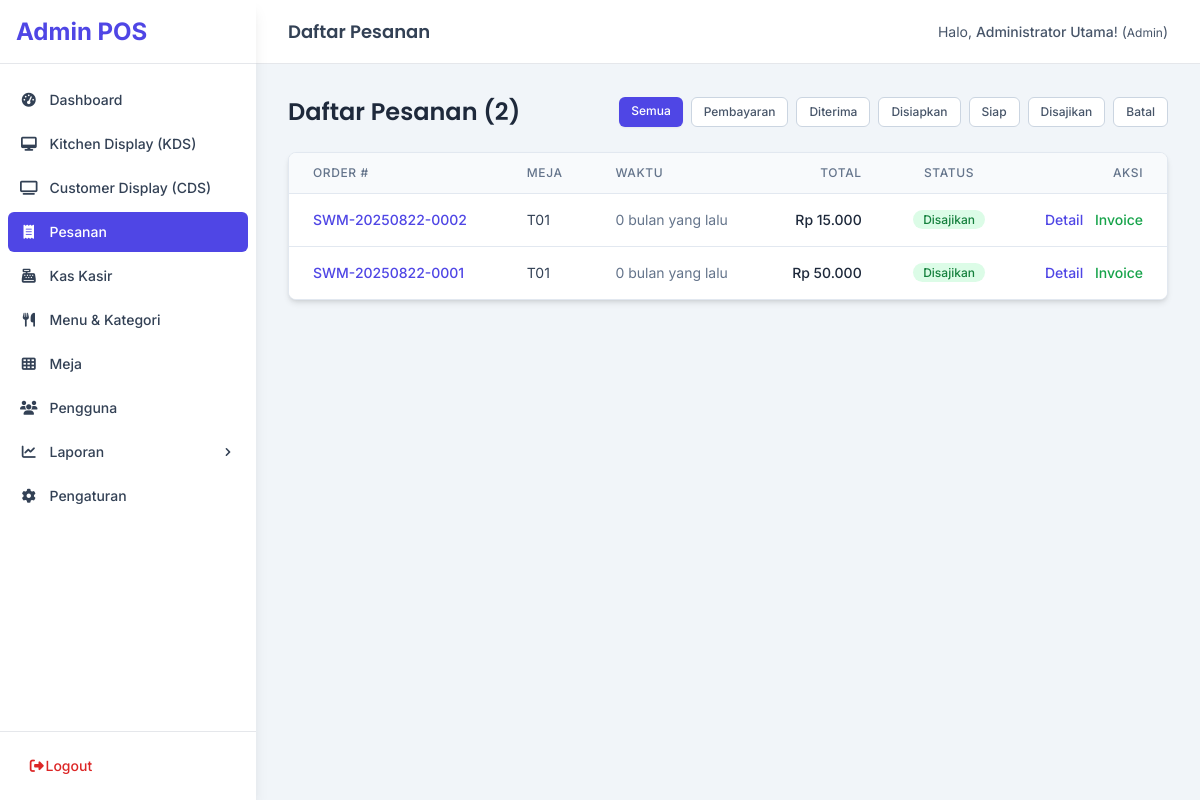
Page /admin/orders (signed in) on the committed database.
### tables this page shows
CREATE TABLE IF NOT EXISTS `orders` (
  `id` bigint(20) unsigned NOT NULL AUTO_INCREMENT,
  `table_id` int(10) unsigned NOT NULL COMMENT 'Relasi ke meja tempat pesanan dibuat',
  `order_number` varchar(100) NOT NULL COMMENT 'Nomor unik pesanan (e.g., STW-YYYYMMDD-NNN)',
  `total_amount` decimal(15,2) NOT NULL DEFAULT '0.00' COMMENT 'Total harga pesanan (dihitung dari order_items)',
  `status` varchar(25) NOT NULL DEFAULT 'pending_payment' COMMENT 'Status progres pesanan',
  `notes` text DEFAULT NULL COMMENT 'Catatan tambahan dari pelanggan untuk keseluruhan pesanan',
  `order_time` timestamp NOT NULL DEFAULT CURRENT_TIMESTAMP COMMENT 'Waktu pesanan dibuat',
  `created_at` timestamp DEFAULT CURRENT_TIMESTAMP,
  `updated_at` timestamp DEFAULT CURRENT_TIMESTAMP ON UPDATE CURRENT_TIMESTAMP,
  `shipping_cost` decimal(15,2) NOT NULL DEFAULT '0.00',
  `service_charge` decimal(15,2) NOT NULL DEFAULT '0.00',
  `mdr_service_fee` decimal(15,2) NOT NULL DEFAULT '0.00',
  `rounding` decimal(15,2) NOT NULL DEFAULT '0.00',
  `tax` decimal(15,2) NOT NULL DEFAULT '0.00',
  `other_revenue` decimal(15,2) NOT NULL DEFAULT '0.00',
  `purchase_promo` decimal(15,2) NOT NULL DEFAULT '0.00',
  `product_promo` decimal(15,2) NOT NULL DEFAULT '0.00',
  `complimentary` decimal(15,2) NOT NULL DEFAULT '0.00',
  `admin_fee` decimal(15,2) NOT NULL DEFAULT '0.00',
  `refunds` decimal(15,2) NOT NULL DEFAULT '0.00',
  `mdr_fee` decimal(15,2) NOT NULL DEFAULT '0.00',
  `commission` decimal(15,2) NOT NULL DEFAULT '0.00',
  PRIMARY KEY (`id`)  ,
  UNIQUE KEY `order_number` (`order_number`),
  KEY `fk_orders_tables_idx` (`table_id`),
  KEY `idx_orders_status` (`status`),
  KEY `idx_orders_order_time` (`order_time`),
  CONSTRAINT `fk_orders_tables` FOREIGN KEY (`table_id`) REFERENCES `tables` (`id`) ON UPDATE CASCADE
);

CREATE TABLE IF NOT EXISTS `tables` (
  `id` int(10) unsigned NOT NULL AUTO_INCREMENT,
  `table_number` varchar(50) NOT NULL COMMENT 'Nomor atau Nama Meja (e.g., T01, T02, VIP 1)',
  `qr_code_identifier` varchar(100) NOT NULL COMMENT 'Identifier unik untuk URL QR Code (bisa UUID atau random string)',
  `description` varchar(255) DEFAULT NULL COMMENT 'Deskripsi tambahan meja',
  `is_active` tinyint(1) NOT NULL DEFAULT '1' COMMENT 'Apakah meja ini aktif digunakan',
  `created_at` timestamp DEFAULT CURRENT_TIMESTAMP,
  `updated_at` timestamp DEFAULT CURRENT_TIMESTAMP ON UPDATE CURRENT_TIMESTAMP,
  PRIMARY KEY (`id`)  ,
  UNIQUE KEY `table_number` (`table_number`),
  UNIQUE KEY `qr_code_identifier` (`qr_code_identifier`),
  KEY `idx_tables_table_number` (`table_number`),
  KEY `idx_tables_qr_code_identifier` (`qr_code_identifier`)
);

### app/views/admin/orders/index.php (the view, shortened to what the rows shown need)
<?php
$orders = $orders ?? [];
$statusFilter = $statusFilter ?? 'all';
$totalOrders = $totalOrders ?? 0;
$statusClasses = [
    'pending_payment' => 'bg-orange-100 text-orange-700 animate-pulse',
    'received' => 'bg-blue-100 text-blue-700',
    'preparing' => 'bg-yellow-100 text-yellow-700',
    'ready' => 'bg-teal-100 text-teal-700',
    'served' => 'bg-green-100 text-green-700',
    'cancelled' => 'bg-red-100 text-red-700',
];
$statusTexts = [
    'pending_payment' => 'Pembayaran',
    'received' => 'Diterima',
    'preparing' => 'Disiapkan',
    'ready' => 'Siap',
    'served' => 'Disajikan',
    'cancelled' => 'Batal'
];
?>
<div class="flex justify-between items-center mb-6">
    <h2 class="text-2xl font-semibold text-slate-800">Daftar Pesanan (<?= SanitizeHelper::html($totalOrders) ?>)</h2>
</div>
<div class="bg-white shadow-md rounded-lg overflow-hidden border border-slate-200">
    <div class="overflow-x-auto">
        <table class="min-w-full divide-y divide-slate-200">
            <thead class="bg-slate-50">
                <tr>
                    <th scope="col" class="px-6 py-3 text-left text-xs font-medium text-slate-500 uppercase tracking-wider">Order #</th>
                    <th scope="col" class="px-6 py-3 text-left text-xs font-medium text-slate-500 uppercase tracking-wider">Meja</th>
                    <th scope="col" class="px-6 py-3 text-left text-xs font-medium text-slate-500 uppercase tracking-wider">Waktu</th>
                    <th scope="col" class="px-6 py-3 text-right text-xs font-medium text-slate-500 uppercase tracking-wider">Total</th>
                    <th scope="col" class="px-6 py-3 text-center text-xs font-medium text-slate-500 uppercase tracking-wider">Status</th>
                    <th scope="col" class="px-6 py-3 text-right text-xs font-medium text-slate-500 uppercase tracking-wider">Aksi</th>
                </tr>
            </thead>
            <tbody id="admin-orders-table-body" class="bg-white divide-y divide-slate-200">
                <?php if (empty($orders)): ?>
                    <tr>
                        <td colspan="6" class="px-6 py-10 text-center text-slate-500 text-sm">
                            Tidak ada pesanan ditemukan <?= ($statusFilter !== 'all' && isset($statusTexts[$statusFilter])) ? 'untuk status "' . SanitizeHelper::html($statusTexts[$statusFilter]) . '"' : '' ?>.
                        </td>
                    </tr>
                <?php else: ?>
                    <?php foreach ($orders as $order): ?>
                        <tr>
                             <td class="px-6 py-4 whitespace-nowrap text-sm font-medium text-indigo-600">
                                <?= SanitizeHelper::html($order['order_number']) ?>
                            </td>
                            <td class="px-6 py-4 whitespace-nowrap text-sm text-slate-700">
                                <?= SanitizeHelper::html($order['table_number']) ?>
                            </td>
                            <td class="px-6 py-4 whitespace-nowrap text-sm text-slate-500">
                                <span title="<?= DateHelper::formatIndonesian($order['order_time'], 'full') ?>">
                                    <?= DateHelper::timeAgo($order['order_time']) ?>
                                </span>
                            </td>
                            <td class="px-6 py-4 whitespace-nowrap text-sm text-slate-800 text-right font-medium">
                                <?= NumberHelper::formatCurrencyIDR($order['total_amount']) ?>
                            </td>
                            <td class="px-6 py-4 whitespace-nowrap text-center text-xs font-medium">
                                <span class="px-2.5 py-0.5 rounded-full <?= $statusClasses[$order['status']] ?? 'bg-gray-100 text-gray-600' ?>">
                                    <?= SanitizeHelper::html($statusTexts[$order['status']] ?? ucfirst($order['status'])) ?>
                                </span>
                            </td>
                             <td class="px-6 py-4 whitespace-nowrap text-right text-sm font-medium space-x-2">
                                <a href="<?= UrlHelper::baseUrl('/admin/orders/show/' . $order['id']) ?>" class="text-indigo-600 hover:text-indigo-800" title="Lihat Detail">Detail</a>
                                <a href="<?= UrlHelper::baseUrl('/admin/orders/invoice/' . $order['id']) ?>" class="text-green-600 hover:text-green-800" title="Lihat Invoice" target="_blank">Invoice</a>
                            </td>
                        </tr>
                    <?php endforeach; ?>
                <?php endif; ?>
            </tbody>
        </table>
    </div>
</div>

### rows in the picture
orders: order_number "SWM-20250822-0002", table.table_number "T01", order_time "0 bulan yang lalu", total_amount "Rp 15.000", status "Disajikan"
orders: order_number "SWM-20250822-0001", table.table_number "T01", order_time "0 bulan yang lalu", total_amount "Rp 50.000", status "Disajikan"

### other values in the picture
SanitizeHelper::html($pageTitle) "Daftar Pesanan"
SanitizeHelper::html(AuthHelper::getUserName() ?? 'User') "Administrator Utama"
SanitizeHelper::html(ucfirst(AuthHelper::getUserRole() ?? '')) "Admin"
SanitizeHelper::html($totalOrders) "2"
SanitizeHelper::html($text) "Semua"
SanitizeHelper::html($text) "Pembayaran"
SanitizeHelper::html($text) "Diterima"
SanitizeHelper::html($text) "Disiapkan"
SanitizeHelper::html($text) "Siap"
SanitizeHelper::html($text) "Disajikan"
SanitizeHelper::html($text) "Batal"
